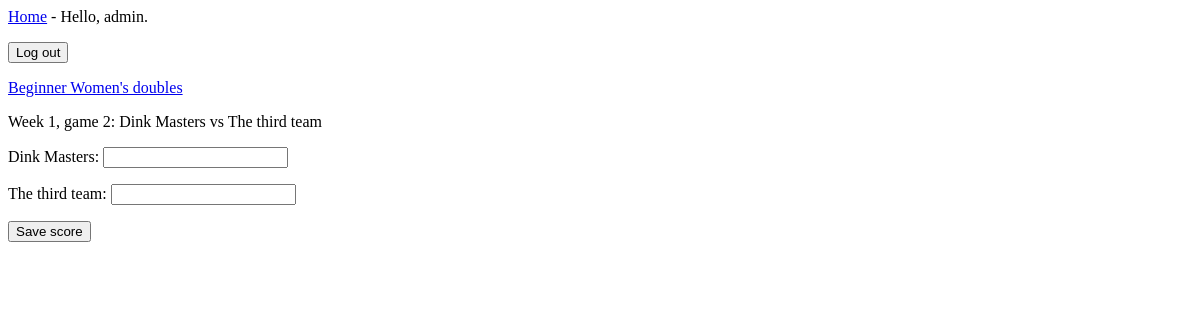
/games/31/score/ (signed in), run on an earlier commit of the app's database.
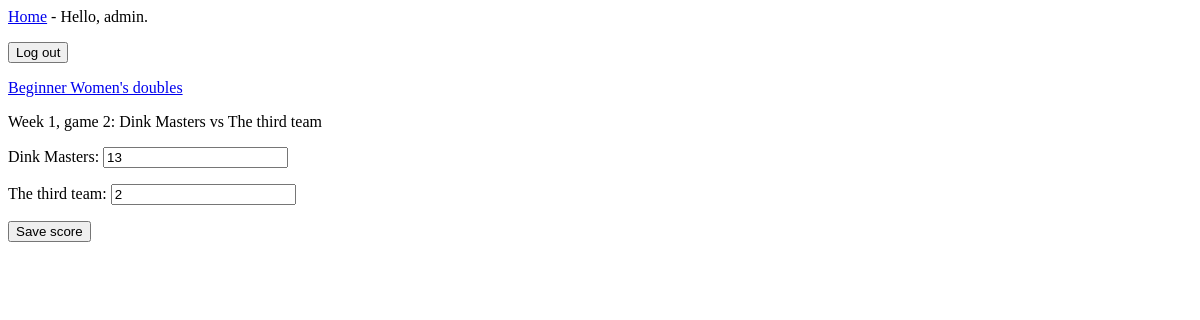
And on a later commit of the database.
### tournaments/models.py (models this page shows, shortened)
class Game(models.Model):
    division = models.ForeignKey(Division, on_delete=models.CASCADE)
    week = models.PositiveIntegerField()
    game_number = models.PositiveIntegerField()
    team1 = models.ForeignKey(Team, on_delete=models.CASCADE, related_name='team1_games')
    team2 = models.ForeignKey(Team, on_delete=models.CASCADE, related_name='team2_games')
    court = models.PositiveIntegerField(null=True, blank=True)
    start_time = models.TimeField(null=True, blank=True)
    team1_score = models.PositiveIntegerField(null=True, blank=True)
    team2_score = models.PositiveIntegerField(null=True, blank=True)
    forfeit = models.BooleanField(default=False)

class Division(models.Model):
    LEVEL_CHOICES = [
        ('beginner', 'Beginner'),
        ('intermediate', 'Intermediate'),
        ('advanced', 'Advanced'),
    ]
    FORMAT_CHOICES = [
        ('mixed', 'Mixed doubles'),
        ('mens', "Men's doubles"),
        ('womens', "Women's doubles"),
        ('scramble', 'Scramble'),
    ]
    MEETING_CHOICES = [(1, 'Once'), (2, 'Twice')]
    tournament = models.ForeignKey(Tournament, on_delete=models.CASCADE)
    level = models.CharField(max_length=20, choices=LEVEL_CHOICES)
    format = models.CharField(max_length=20, choices=FORMAT_CHOICES)
    max_teams = models.PositiveIntegerField()
    games_per_week = models.PositiveIntegerField()
    max_meetings_per_night = models.PositiveIntegerField(choices=MEETING_CHOICES, default=1)
    game_minutes = models.PositiveIntegerField(null=True, blank=True)
    def __str__(self):
        return f"{self.get_level_display()} {self.get_format_display()}"

class Team(models.Model):
    division = models.ForeignKey(Division, on_delete=models.CASCADE)
    name = models.CharField(max_length=100)
    captain = models.ForeignKey(User, null=True, blank=True, on_delete=models.SET_NULL,
                                related_name='captain_teams')
    partner = models.ForeignKey(User, null=True, blank=True, on_delete=models.SET_NULL,
                                related_name='partner_teams')
    dropped = models.BooleanField(default=False)
    def __str__(self):
        return self.name

### tournaments/views.py (the view)
# urls.py: path('games/<int:game_id>/score/', views.enter_score, name='enter_score'),
@login_required
def enter_score(request, game_id):
    game = get_object_or_404(Game, id=game_id)
    if not can_enter_score(request.user, game):
        raise Http404
    if request.method != 'POST':
        form = ScoreForm(instance=game)
    else:
        form = ScoreForm(instance=game, data=request.POST)
    form.fields['team1_score'].label = game.team1.name
    form.fields['team2_score'].label = game.team2.name
    if request.method == 'POST' and form.is_valid():
        if form.cleaned_data['team1_score'] == form.cleaned_data['team2_score']:
            form.add_error(None, "Scores can't be tied.")
        else:
            form.save()
            return redirect('tournaments:division', division_id=game.division.id)
    context = {'game': game, 'form': form}
    return render(request, 'tournaments/enter_score.html', context)

### tournaments/forms.py
class ScoreForm(forms.ModelForm):
    team1_score = forms.IntegerField(min_value=0)
    team2_score = forms.IntegerField(min_value=0)
    class Meta:
        model = Game
        fields = ['team1_score', 'team2_score']

### tournaments/helpers.py (called while the page is built, shortened)
def is_admin(user, tournament):
    if user.is_superuser:
        return True
    return user.is_authenticated and tournament.admins.filter(id=user.id).exists()

def can_enter_score(user, game):
    tournament = game.division.tournament
    if is_admin(user, tournament):
        return True

### tournaments/templates/tournaments/enter_score.html (shortened to what this page needs)
{% extends 'tournaments/base.html' %}
{% block content %}
  <p><a href="{% url 'tournaments:division' game.division.id %}">{{ game.division }}</a></p>
  <p>Week {{ game.week }}, game {{ game.game_number }}: {{ game.team1 }} vs {{ game.team2 }}</p>
  <form action="{% url 'tournaments:enter_score' game.id %}" method="post">
    {{ form.as_p }}
    <button name="submit">Save score</button>
  </form>
{% endblock content %}

What changed in the data, as far as the page shows it:
changed Game "Beginner Women's doubles": team1_score (not shown) → "13"; team2_score (not shown) → "2"
